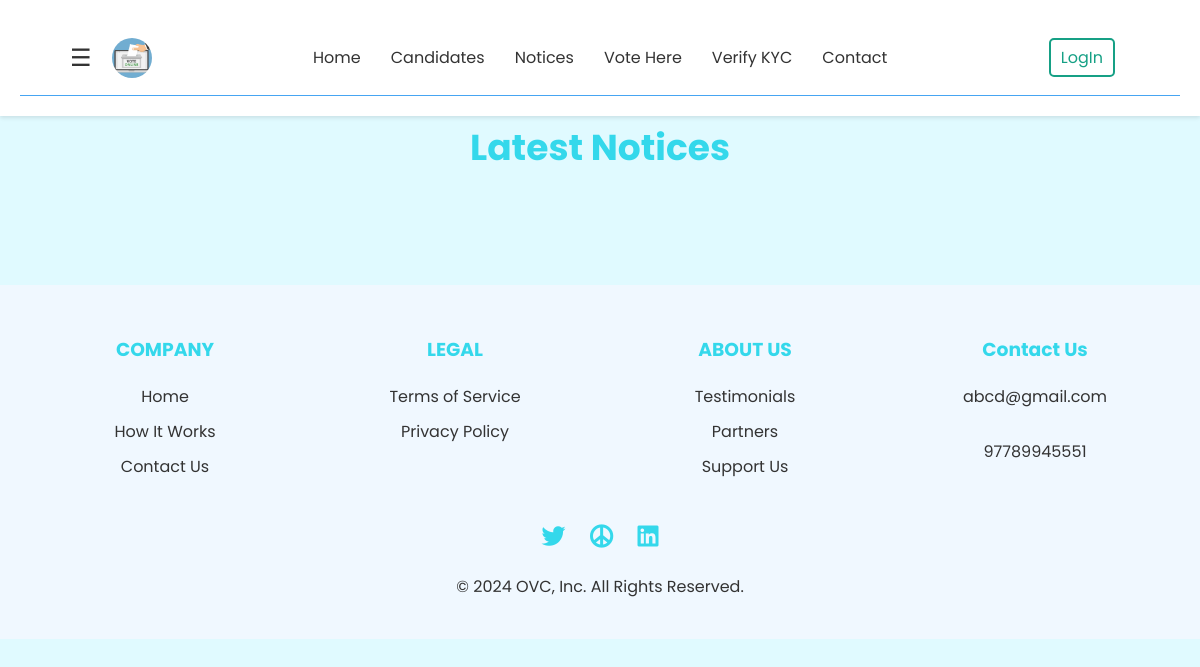
/notices/ (signed in), run on an earlier commit of the app's database.
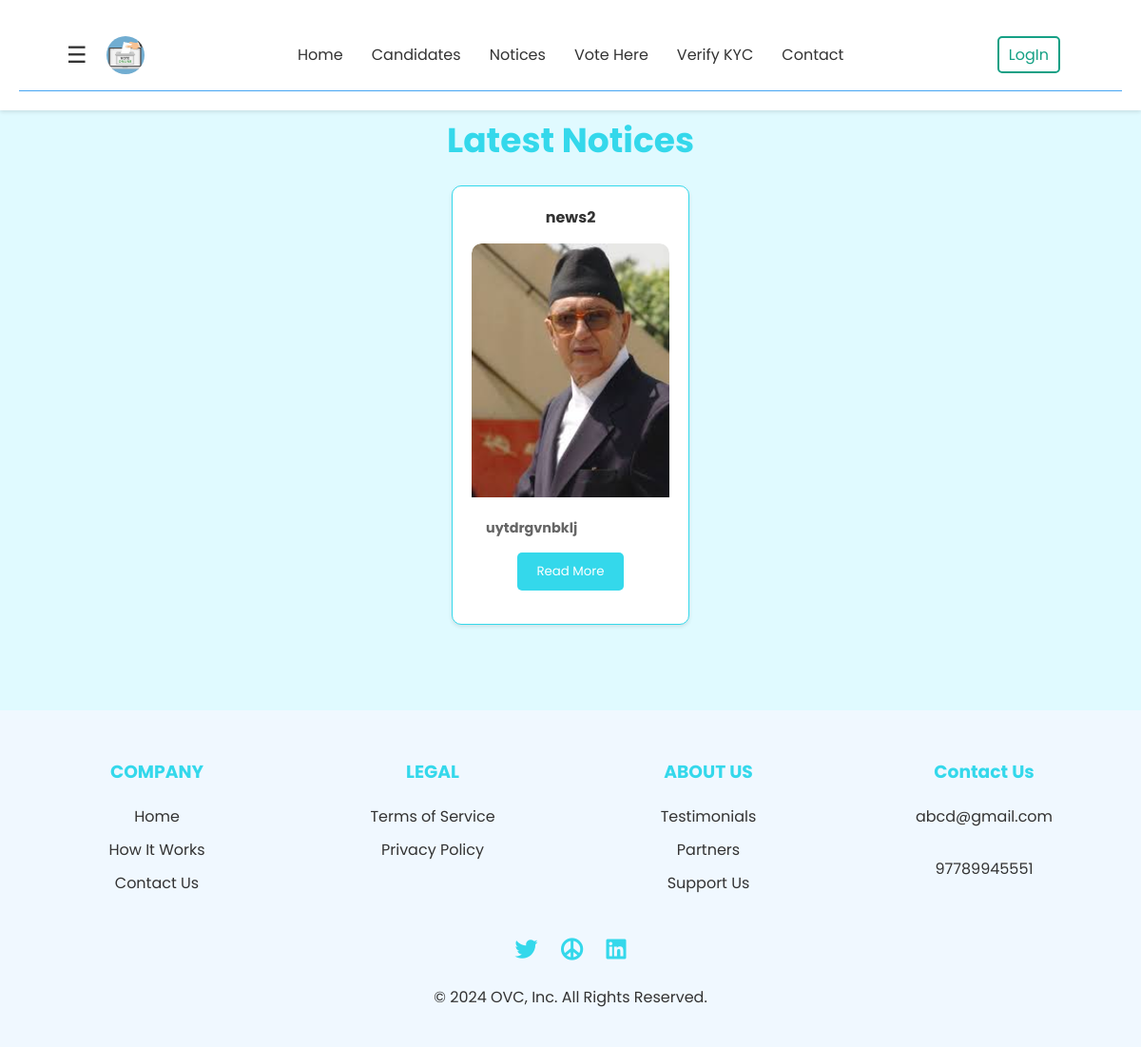
And on a later commit of the database.
### myapp/models.py (models this page shows, shortened)
class Notice(models.Model):
    notice_header = models.CharField(max_length=255)
    notice_img = models.ImageField(upload_to=get_notice_image_upload_path)
    notice_description = models.TextField()
    class Meta:
        db_table='notices'

### myapp/views.py (the view)
# urls.py: path('notices/',views.notices,name="notices"),
def notices(request):
    if not request.session.get('user_verified'):
        return redirect('userlogin')
    notices = Notice.objects.all()
    user_profile_picture = None
    user_full_name = None
    email = request.session.get('email')
    if email:
        try:
            profile_picture = ProfilePicture.objects.get(email=email)
            user_profile_picture = profile_picture.photo_front.url
        except ProfilePicture.DoesNotExist:
            pass
        try:
            user_profile = UserProfile.objects.get(email=email)
            user_full_name = f"{user_profile.first_name} {user_profile.middle_name} {user_profile.last_name}"
        except UserProfile.DoesNotExist:
            pass
    return render(request, 'myapp/notices.html', {
        'notices': notices,
        'user_profile_picture': user_profile_picture,
        'user_full_name': user_full_name,
    })

### myapp/templates/myapp/notices.html (shortened to what this page needs)
<!DOCTYPE html>
<html lang="en">
<head>
    {% load static %}
    <link rel="stylesheet" href="https://cdnjs.cloudflare.com/ajax/libs/font-awesome/5.15.4/css/all.min.css">
    <link rel="stylesheet" href="{% static 'myapp/css/nav.css' %}">
    <link rel="stylesheet" href="{% static 'myapp/css/footer.css' %}">
    <link rel="stylesheet" href="{% static 'myapp/css/notices.css' %}">
</head>
<body>
    <header>
        <nav>
            <div class="nav-left">
                <div class="menu-icon" onclick="openNav()">&#9776;</div>
                <div class="logo"><img src="{% static 'myapp/images/logo.jpg' %}" alt="Logo" class="circular-logo"></div>
            </div>
            <div class="nav-center" id="navLinks">
                <a href="{% url 'home' %}">Home</a>
                <a href="{% url 'candidates' %}">Candidates</a>
                <a href="{% url 'notices' %}">Notices</a>
                <a href="{% url 'vote' %}">Vote Here</a>
                <a href="{% url 'verify_kyc' %}">Verify KYC</a>
                <a href="{% url 'contact' %}">Contact</a>
            </div>
            <div class="nav-right">
                {% if user_full_name %}
                    <span class="user-full-name">{{ user_full_name }}</span>
                    {% if user_profile_picture %}
                        <img src="{{ user_profile_picture }}" alt="Profile Picture" class="profiles-picture" onclick="toggleDropdown()">
                    {% else %}
                    <img src="{% static 'myapp/images/user_icon.png' %}" alt="Profiles Picture" class="profiles-picture" onclick="toggleDropdown()">
                    {% endif %}
                    <div class="dropdown-menu" id="dropdownMenu">
                        <a href="{% url 'edit_profile' %}" class="profile-items">Edit Profile</a>
                        <a href="{% url 'user_logout' %}" class="profile-items">Logout</a>
                    </div>
                {% else %}
                    <a href="{% url 'userlogin' %}" class="login-button">LogIn</a>
                {% endif %}
            </div>
        </nav>
    </header>
    <main>
        <section class="candidate-section">
            <h1>Latest Notices</h1>
            <div class="candidate-container">
                {% for notice in notices %}
                <div class="candidate-card">
                    <p><strong>{{ notice.notice_header }}</strong></p>
                    <div class="profile-picture">
                        <img src="{{ notice.notice_img.url }}" alt="Notice Image">
                    </div>
                    <div class="candidate-details">
                        <p><strong>{{ notice.notice_description }}</strong></p>
                        <button class="more-info-btn">Read More</button>
                    </div>
                </div>
                {% endfor %}
            </div>
        </section>
    </main>
    <footer class="footer">
        <div class="footer-content">
            <div class="footer-section">
                <h3>COMPANY</h3>
                <a href="#">Home</a>
                <a href="#">How It Works</a>
                <a href="#">Contact Us</a>
            </div>
            <div class="footer-section">
                <h3>LEGAL</h3>
                <a href="#">Terms of Service</a>
                <a href="#">Privacy Policy</a>
            </div>
            <div class="footer-section">
                <h3>ABOUT US</h3>
                <a href="#">Testimonials</a>
                <a href="#">Partners</a>
                <a href="#">Support Us</a>
            </div>
            <div class="footer-section">
                <h3>Contact Us</h3>
                <a href="#">abcd@gmail.com</a>
                <p>97789945551</p>
            </div>
        </div>
        <div class="social-icons">
            <a href="#"><i class="fab fa-twitter"></i></a>
            <a href="#"><i class="fas fa-peace"></i></a>
            <a href="#"><i class="fab fa-linkedin"></i></a>
        </div>
        <p>&copy; 2024 OVC, Inc. All Rights Reserved.</p>
    </footer>
</body>
</html>

What changed in the data, as far as the page shows it:
added Notice: notice_header "news2", notice_img (picture), notice_description "uytdrgvnbklj"
